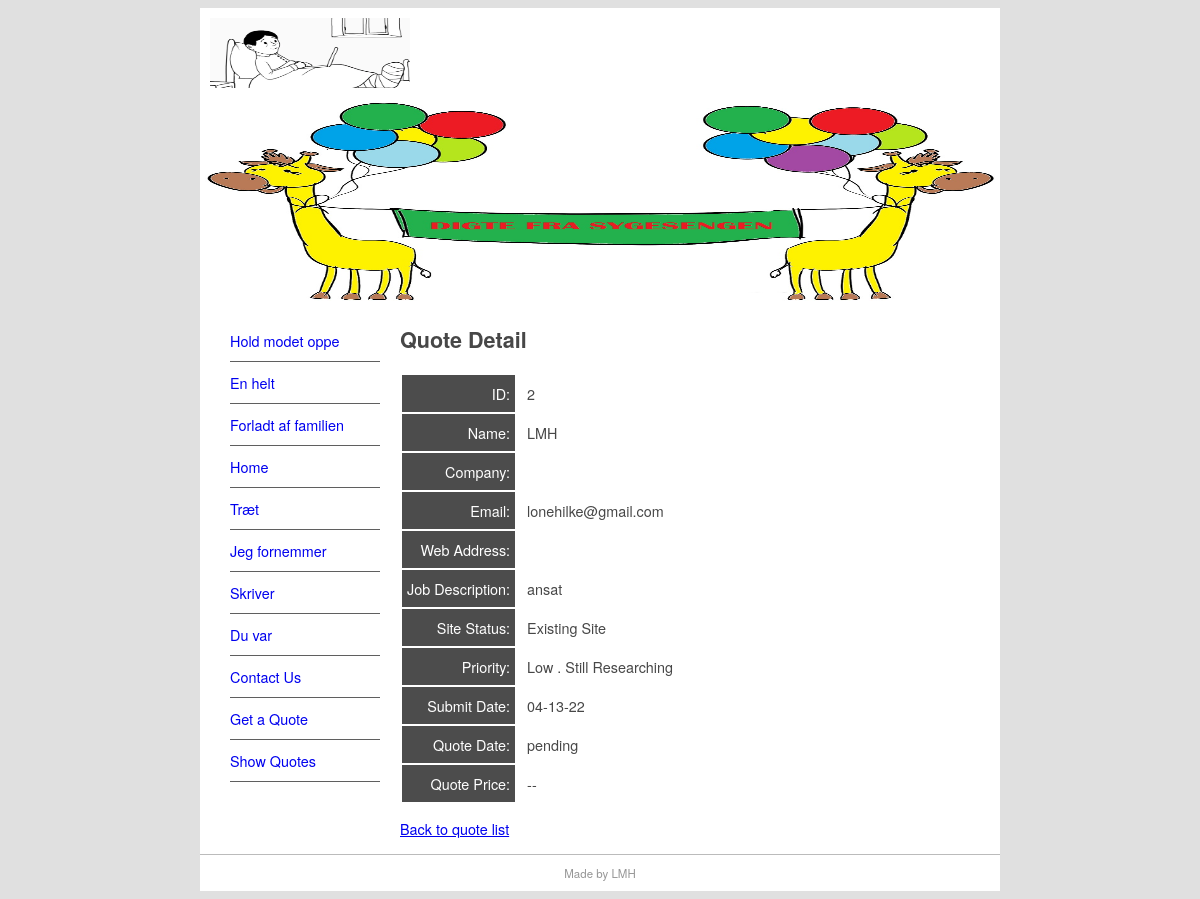
The app's page /quote/show/2 with its own data.
### pages/models.py (models this page shows, shortened)
class Page(models.Model):
    title = models.CharField(max_length=60)
    permalink = models.CharField(max_length=12, unique=True)
    update_date = models.DateTimeField('Last updated')
    bodytext = models.TextField('Page Content', blank= True)

### quotes/models.py (models this page shows, shortened)
class Quote(models.Model):
    name = models.CharField(max_length=100)
    position = models.CharField(max_length=60, blank=True)
    company = models.CharField(max_length=60, blank= True)
    address = models.CharField(max_length=200, blank=True)
    phone = models.CharField(max_length=30, blank=True)
    email = models.EmailField()
    web = models.URLField(blank=True)
    description = models.TextField()
    sitestatus = models.CharField(max_length=20, choices= STATUS_CHOICES)
    priority = models.CharField(max_length=40, choices=PRIORITY_CHOICES)
    jobfile = models.FileField(upload_to='uploads/', blank=True)
    submitted = models.DateField(auto_now_add=True)
    quotedate = models.DateField(blank=True, null=True)
    quoteprice = models.DecimalField(decimal_places=2, max_digits=7, blank=True, default=0)
    username = models.ForeignKey(User, blank=True, null=True, on_delete=models.CASCADE)

### quotes/views.py (the view)
# urls.py: path('show/<int:pk>', QuoteView.as_view(), name='quote-detail'),
class QuoteView(DetailView):
    model = Quote
    context_object_name = 'quote'
    def get_context_data(self, **kwargs):
        context = super(QuoteView, self).get_context_data(**kwargs)
        context['page_list'] = Page.objects.all()
        return context

### quotes/templates/quotes/quote_detail.html (shortened to what this page needs)
{% extends "quotes/quote.html" %}
{% block content %}
<h1>Quote Detail</h1>
<table class="quote">
  <tr><td>ID:</td><td>{{ quote.id }}</td></tr>
  <tr><td>Name:</td><td>{{ quote.name }}</td></tr>
  <tr><td>Company:</td><td>{{ quote.company }}</td></tr>
  <tr><td>Email:</td><td>{{ quote.email }}</td></tr>
  <tr><td>Web Address:</td><td>{{ quote.web }}</td></tr>
  <tr><td>Job Description:</td><td>{{ quote.description }}</td></tr>
  <tr><td>Site Status:</td><td>{{ quote.get_sitestatus_display }}</td></tr>
  <tr><td>Priority:</td><td>{{ quote.get_priority_display }}</td></tr>
  <tr><td>Submit Date:</td><td>{{ quote.submitted|date:"m-d-y" }}</td></tr>
  <tr><td>Quote Date:</td><td>{{ quote.quotedate|date:"m-d-y"|default:"pending" }}</td></tr>
  <tr><td>Quote Price:</td><td>{{ quote.quoteprice|default:"--" }}</td></tr>
</table>
<p><a href="../show">Back to quote list</a></p>
{% endblock content %}

### quotes/templates/quotes/quote.html (shortened to what this page needs)
{% extends "base.html" %}
{% block sidenav %}
    {% for page in page_list %}
        <li><a href="{{ page.permalink }}">{{ page.title }}</a></li>
    {% endfor %}
{% endblock sidenav %}

### abc_site/static/main.css (style rules this page uses)
body { background-color: #E0E0E0; font-family: Gotham, "Helvetica Neue", Helvetica, Arial, sans-serif; font-size: 0.9em; text-align: justify; color: #474747; }
#nav li { padding-top: 10px; padding-bottom: 10px; font-size: 1em; list-style-type: none; border-bottom: thin solid #5F5F5F; color: #4C4C4C; left: 0px; list-style-position: inside; margin-left: -10px; }
#nav li a { text-decoration: none; }
.quote td:first-child { background-color: #4c4c4c; color: white; text-align: right; padding: 8px 5px; border: none; }
.quote td { padding: 5px 10px; }

### records on screen
Page: title "Hold modet oppe"
Page: title "En helt"
Page: title "Forladt af familien"
Page: title "Home"
Page: title "Træt"
Page: title "Jeg fornemmer"
Page: title "Skriver"
Page: title "Du var"
Quote: id "2", name "LMH", email "lonehilke@gmail.com", description "ansat", sitestatus "Existing Site", priority "Low . Still Researching", submitted "04-13-22", quotedate "pending", quoteprice "--"
